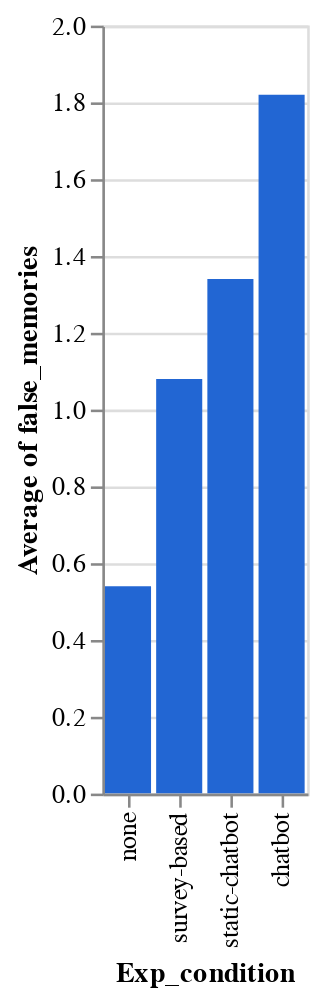

The code cell stored with this chart in its notebook:
### Code cell
DeepnoteChart(filtered_columns_df, """{"layer":[{"layer":[{"mark":{"clip":true,"type":"bar","color":"#2266D3","tooltip":true},"encoding":{"x":{"sort":{"order":"ascending","encoding":"y"},"type":"nominal","field":"Exp_condition","scale":{"type":"linear"}},"y":{"sort":null,"type":"quantitative","field":"false_memories","scale":{"type":"linear"},"format":{"type":"default","decimals":null},"aggregate":"average","formatType":"numberFormatFromNumberType"}}}]}],"title":"","config":{"legend":{}},"$schema":"https://vega.github.io/schema/vega-lite/v5.json","encoding":{},"usermeta":{"tooltipDefaultMode":true}}""")

### Figure 1 — Vega-Lite specification as saved in the notebook (floating-point values rounded to 4 significant figures; data arrays with more than 128 entries replaced by an {"elided": "..."} marker saying what was removed)
{"layer": [{"layer": [{"mark": {"clip": true, "type": "bar", "color": "#2266D3", "tooltip": true}, "encoding": {"x": {"sort": {"order": "ascending", "encoding": "y"}, "type": "nominal", "field": "Exp_condition", "scale": {"type": "linear"}}, "y": {"sort": null, "type": "quantitative", "field": "false_memories", "scale": {"type": "linear"}, "format": {"type": "default", "decimals": null}, "aggregate": "average", "formatType": "numberFormatFromNumberType"}}}]}], "title": "", "config": {"legend": {}}, "$schema": "https://vega.github.io/schema/vega-lite/v5.json", "encoding": {}, "usermeta": {"tooltipDefaultMode": true}, "data": {"values": {"elided": "200 records"}}}
